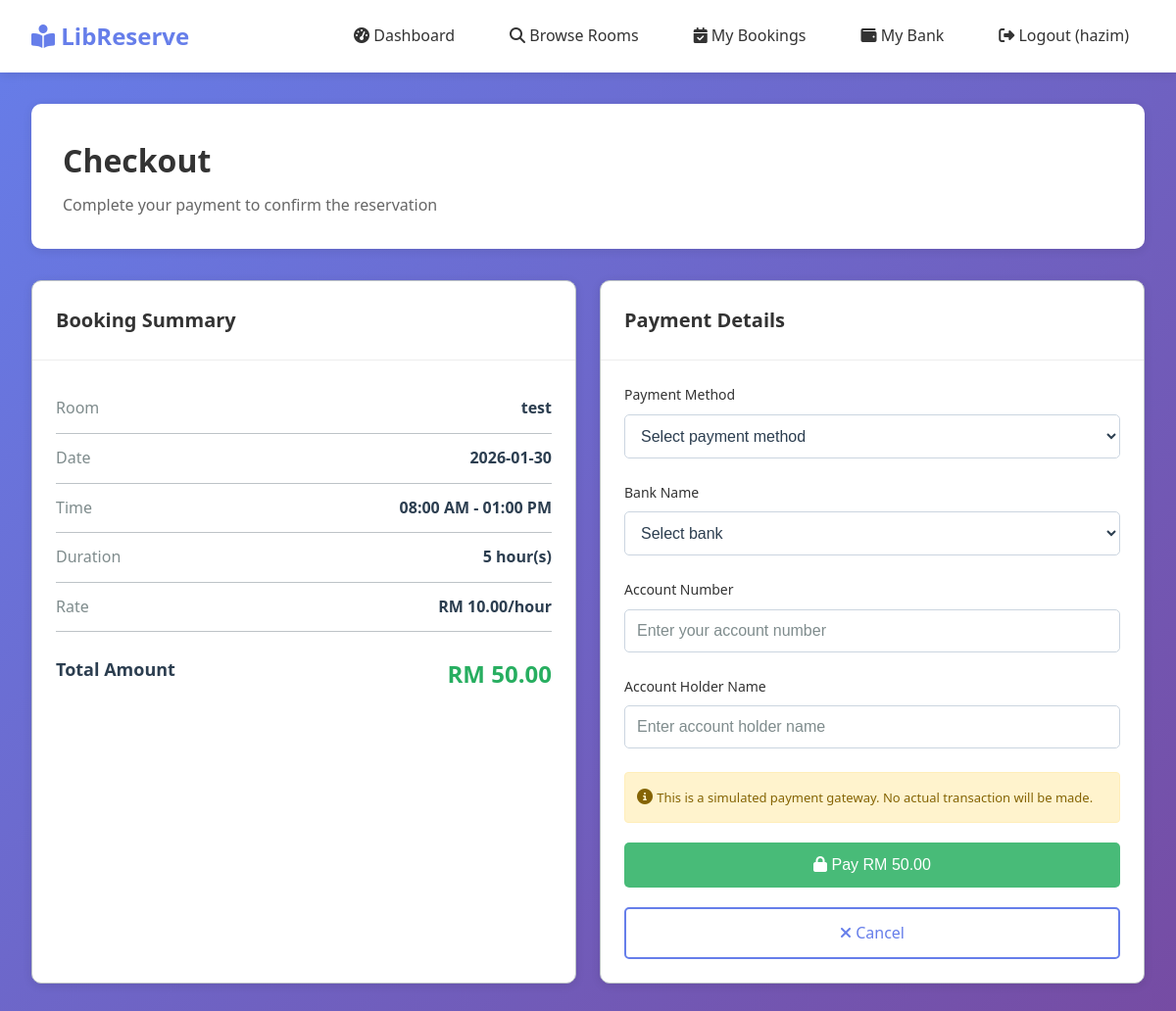
Screenshot of /patron/checkout/4 (signed in) with the database file from the repository.
### tables this page shows
CREATE TABLE users(
        id INTEGER PRIMARY KEY AUTOINCREMENT,
        name TEXT,
        student_id TEXT,
        faculty TEXT,
        username TEXT UNIQUE,
        password TEXT,
        role TEXT
    , email TEXT, created_at TEXT, updated_at TEXT);

CREATE TABLE rooms(
        id INTEGER PRIMARY KEY AUTOINCREMENT,
        room_name TEXT,
        capacity INTEGER
    , price_per_hour REAL DEFAULT 0.0, status TEXT DEFAULT 'available', created_at TEXT, updated_at TEXT);

CREATE TABLE reservations(
        id INTEGER PRIMARY KEY AUTOINCREMENT,
        user_id INTEGER,
        room_id INTEGER,
        date TEXT,
        start_time TEXT,
        end_time TEXT,
        num_people INTEGER,
        status TEXT DEFAULT 'Active'

    , created_at TEXT, updated_at TEXT);

### app.py (the view, shortened to what this page needs)
@app.route('/patron/checkout/<int:reservation_id>', methods=['GET', 'POST'])
def patron_checkout(reservation_id):
    if 'user_id' not in session:
        return redirect(url_for('login'))
    conn = connect_db()
    cur = conn.cursor()
    cur.execute("SELECT * FROM users WHERE id=?", (session['user_id'],))
    user = cur.fetchone()
    cur.execute("""
        SELECT r.*, rm.room_name, rm.price_per_hour
        FROM reservations r
        JOIN rooms rm ON r.room_id = rm.id
        WHERE r.id = ? AND r.user_id = ?
    """, (reservation_id, session['user_id']))
    reservation = cur.fetchone()
    if not reservation:
        flash('Reservation not found', 'error')
        conn.close()
        return redirect(url_for('patron_dashboard'))
    time_slots = [
        "08:00 AM","09:00 AM","10:00 AM","11:00 AM",
        "12:00 PM","01:00 PM","02:00 PM","03:00 PM",
        "04:00 PM","05:00 PM","06:00 PM","07:00 PM","08:00 PM"
    ]
    try:
        start_idx = time_slots.index(reservation['start_time'])
        end_idx = time_slots.index(reservation['end_time'])
        hours = end_idx - start_idx
        total_cost = hours * reservation['price_per_hour']
    except ValueError:
        hours = 0
        total_cost = 0
    conn.close()
    return render_template('patron/checkout.html', reservation=reservation, total_cost=total_cost, hours=hours, user=user)

### app.py (called while the page is built)
def connect_db():
    conn = sqlite3.connect(DB)
    conn.row_factory = sqlite3.Row
    return conn

### templates/patron/checkout.html (shortened to what this page needs)
{% extends 'base.html' %}
{% block content %}
<div class="page-header">
    <h1 class="page-title">Checkout</h1>
    <p class="page-subtitle">Complete your payment to confirm the reservation</p>
</div>
<div class="checkout-container" style="display: grid; grid-template-columns: 1fr 1fr; gap: 24px;">
    <div class="card">
        <div class="card-header">
            <h3 class="card-title">Booking Summary</h3>
        </div>
        <div class="card-body">
            <div class="summary-item"
                style="display: flex; justify-content: space-between; padding: 12px 0; border-bottom: 1px solid var(--grey);">
                <span style="color: var(--dark-grey);">Room</span>
                <strong>{{ reservation.room_name }}</strong>
            </div>
            <div class="summary-item"
                style="display: flex; justify-content: space-between; padding: 12px 0; border-bottom: 1px solid var(--grey);">
                <span style="color: var(--dark-grey);">Date</span>
                <strong>{{ reservation.date }}</strong>
            </div>
            <div class="summary-item"
                style="display: flex; justify-content: space-between; padding: 12px 0; border-bottom: 1px solid var(--grey);">
                <span style="color: var(--dark-grey);">Time</span>
                <strong>{{ reservation.start_time }} - {{ reservation.end_time }}</strong>
            </div>
            <div class="summary-item"
                style="display: flex; justify-content: space-between; padding: 12px 0; border-bottom: 1px solid var(--grey);">
                <span style="color: var(--dark-grey);">Duration</span>
                <strong>{{ hours }} hour(s)</strong>
            </div>
            <div class="summary-item"
                style="display: flex; justify-content: space-between; padding: 12px 0; border-bottom: 1px solid var(--grey);">
                <span style="color: var(--dark-grey);">Rate</span>
                <strong>RM {{ "%.2f"|format(reservation.price_per_hour) }}/hour</strong>
            </div>
            <div class="summary-item"
                style="display: flex; justify-content: space-between; padding: 16px 0; margin-top: 8px;">
                <span style="font-size: 18px; font-weight: 600; color: var(--navy);">Total Amount</span>
                <strong style="font-size: 24px; color: var(--success-green);">RM {{ "%.2f"|format(total_cost)
                    }}</strong>
            </div>
        </div>
    </div>
    <div class="card">
        <div class="card-header">
            <h3 class="card-title">Payment Details</h3>
        </div>
        <div class="card-body">
            <form method="POST" action="{{ url_for('patron_checkout', reservation_id=reservation.id) }}">
                <div class="form-group">
                    <label class="form-label" for="payment_method">Payment Method</label>
                    <select id="payment_method" name="payment_method" class="form-control" required>
                        <option value="">Select payment method</option>
                    </select>
                </div>
                <div class="form-group">
                    <label class="form-label" for="bank_name">Bank Name</label>
                    <select id="bank_name" name="bank_name" class="form-control" required>
                        <option value="">Select bank</option>
                    </select>
                </div>
                <div class="form-group">
                    <label class="form-label" for="account_number">Account Number</label>
                    <input type="text" id="account_number" name="account_number" class="form-control"
                        placeholder="Enter your account number"
                        value="{{ user.bank_account_number if user and user.bank_account_number else '' }}" required>
                </div>
                <div class="form-group">
                    <label class="form-label" for="account_holder">Account Holder Name</label>
                    <input type="text" id="account_holder" name="account_holder" class="form-control"
                        placeholder="Enter account holder name"
                        value="{{ user.bank_account_holder if user and user.bank_account_holder else '' }}" required>
                </div>
                <div class="payment-notice"
                    style="background-color: #fff3cd; border: 1px solid #ffeeba; padding: 12px; border-radius: 4px; margin-bottom: 20px;">
                    <i class="fas fa-info-circle" style="color: #856404;"></i>
                    <span style="color: #856404; font-size: 13px;">This is a simulated payment gateway. No actual
                        transaction will be made.</span>
                </div>
                <button type="submit" class="btn btn-success" style="width: 100%; padding: 14px;">
                    <i class="fas fa-lock"></i> Pay RM {{ "%.2f"|format(total_cost) }}
                </button>
                <a href="{{ url_for('patron_rooms') }}" class="btn btn-outline mt-20"
                    style="width: 100%; text-align: center;">
                    <i class="fas fa-times"></i> Cancel
                </a>
            </form>
        </div>
    </div>
</div>
{% endblock %}

### templates/base.html (shortened to what this page needs)
<!DOCTYPE html>
<html lang="en">
<head>
    <link rel="stylesheet" href="{{ url_for('static', filename='css/style.css') }}">
    <link rel="stylesheet" href="https://cdnjs.cloudflare.com/ajax/libs/font-awesome/6.4.0/css/all.min.css">
</head>
<body>
    <nav class="navbar">
        <a href="{% if session.role in ['admin', 'librarian'] %}{{ url_for('admin_dashboard') }}{% else %}{{ url_for('patron_dashboard') }}{% endif %}"
            class="navbar-brand">
            <i class="fas fa-book-reader"></i> LibReserve
        </a>
        <div class="navbar-menu">
            {% if session.user_id %}
            {% if session.role in ['admin', 'librarian'] %}
            <a href="{{ url_for('admin_dashboard') }}"><i class="fas fa-tachometer-alt"></i> Dashboard</a>
            <a href="{{ url_for('admin_rooms') }}"><i class="fas fa-door-open"></i> Rooms</a>
            <a href="{{ url_for('admin_bookings') }}"><i class="fas fa-calendar-alt"></i> Bookings</a>
            <a href="{{ url_for('admin_payments') }}"><i class="fas fa-money-bill-wave"></i> Payments</a>
            {% else %}
            <a href="{{ url_for('patron_dashboard') }}"><i class="fas fa-tachometer-alt"></i> Dashboard</a>
            <a href="{{ url_for('patron_rooms') }}"><i class="fas fa-search"></i> Browse Rooms</a>
            <a href="{{ url_for('patron_my_bookings') }}"><i class="fas fa-calendar-check"></i> My Bookings</a>
            <a href="{{ url_for('patron_bank') }}"><i class="fas fa-wallet"></i> My Bank</a>
            {% endif %}
            <a href="{{ url_for('logout') }}"><i class="fas fa-sign-out-alt"></i> Logout ({{ session.username }})</a>
            {% else %}
            <a href="{{ url_for('login') }}"><i class="fas fa-sign-in-alt"></i> Login</a>
            <a href="{{ url_for('register') }}"><i class="fas fa-user-plus"></i> Register</a>
            {% endif %}
        </div>
    </nav>
    <div class="container">
        {% block content %}{% endblock %}
    </div>
</body>
</html>

### static/css/style.css (style rules this page uses)
* { margin: 0; padding: 0; box-sizing: border-box; }
:root { --navy: #2C3E50; --navy-dark: #1a252f; --navy-light: #34495E; --light-grey: #ECF0F1; --grey: #BDC3C7; --dark-grey: #7F8C8D; --success-green: #27AE60; --success-dark: #1E8449; --error-red: #E74C3C; --warning-orange: #F39C12; --white: #FFFFFF; }
body { font-family: 'Segoe UI', 'Roboto', 'Helvetica Neue', Arial, sans-serif; background-color: var(--light-grey); color: var(--navy); line-height: 1.6; }
.page-header { margin-bottom: 24px; }
.page-title { font-size: 24px; font-weight: 600; color: var(--navy); margin-bottom: 4px; }
.page-subtitle { font-size: 14px; color: var(--dark-grey); }
.card { background-color: var(--white); border: 1px solid var(--grey); border-radius: 4px; margin-bottom: 20px; }
.card-header { padding: 16px 20px; border-bottom: 1px solid var(--grey); display: flex; justify-content: space-between; align-items: center; }
.card-title { font-size: 16px; font-weight: 600; color: var(--navy); }
.card-body { padding: 20px; }
.btn { display: inline-flex; align-items: center; gap: 8px; padding: 10px 16px; font-size: 14px; font-weight: 500; text-decoration: none; border: 1px solid transparent; border-radius: 4px; cursor: pointer; transition: all 0.2s ease; }
.btn-success { background-color: var(--success-green); color: var(--white); border-color: var(--success-green); }
.btn-outline { background-color: transparent; color: var(--navy); border-color: var(--grey); }
.form-group { margin-bottom: 20px; }
.form-label { display: block; font-size: 14px; font-weight: 500; color: var(--navy); margin-bottom: 6px; }
.form-control { width: 100%; padding: 10px 12px; font-size: 14px; border: 1px solid var(--grey); border-radius: 4px; background-color: var(--white); color: var(--navy); transition: border-color 0.2s ease; }
.form-control::placeholder { color: var(--dark-grey); }
select.form-control { cursor: pointer; }
.mt-20 { margin-top: 20px; }

### templates/base.html (style rules this page uses)
* { margin: 0; padding: 0; box-sizing: border-box; }
body { font-family: 'Segoe UI', Tahoma, Geneva, Verdana, sans-serif; background: linear-gradient(135deg, #667eea 0%, #764ba2 100%); min-height: 100vh; }
.navbar { background: white; box-shadow: 0 2px 10px rgba(0, 0, 0, 0.1); padding: 1rem 2rem; display: flex; justify-content: space-between; align-items: center; }
.navbar-brand { font-size: 1.5rem; font-weight: bold; color: #667eea; text-decoration: none; }
.navbar-menu { display: flex; gap: 1.5rem; align-items: center; }
.navbar-menu a { color: #333; text-decoration: none; padding: 0.5rem 1rem; border-radius: 5px; transition: all 0.3s; }
.container { max-width: 1200px; margin: 2rem auto; padding: 0 2rem; }
.page-header { background: white; padding: 2rem; border-radius: 10px; margin-bottom: 2rem; box-shadow: 0 2px 10px rgba(0, 0, 0, 0.1); }
.page-title { font-size: 2rem; color: #333; margin-bottom: 0.5rem; }
.page-subtitle { color: #666; font-size: 1rem; }
.card { background: white; border-radius: 10px; box-shadow: 0 2px 10px rgba(0, 0, 0, 0.1); margin-bottom: 2rem; overflow: hidden; }
.card-header { padding: 1.5rem; border-bottom: 1px solid #eee; display: flex; justify-content: space-between; align-items: center; }
.card-title { font-size: 1.25rem; color: #333; }
.card-body { padding: 1.5rem; }
.btn { padding: 0.75rem 1.5rem; border: none; border-radius: 5px; cursor: pointer; text-decoration: none; display: inline-block; font-size: 1rem; transition: all 0.3s; }
.btn-success { background: #48bb78; color: white; }
.btn-outline { background: transparent; border: 2px solid #667eea; color: #667eea; }
.mt-20 { margin-top: 1.25rem; }
.form-group { margin-bottom: 1.5rem; }
.form-label { display: block; margin-bottom: 0.5rem; color: #333; font-weight: 500; }
.form-control { width: 100%; padding: 0.75rem; border: 1px solid #cbd5e0; border-radius: 5px; font-size: 1rem; }

### rows the page displays
users: username "hazim"
rooms: room_name "test", price_per_hour "10.00"
reservations: date "2026-01-30", start_time "08:00 AM", end_time "01:00 PM"

### other values shown
{{ hours }} "5"
{{ "%.2f"|format(total_cost) }} "50.00"
